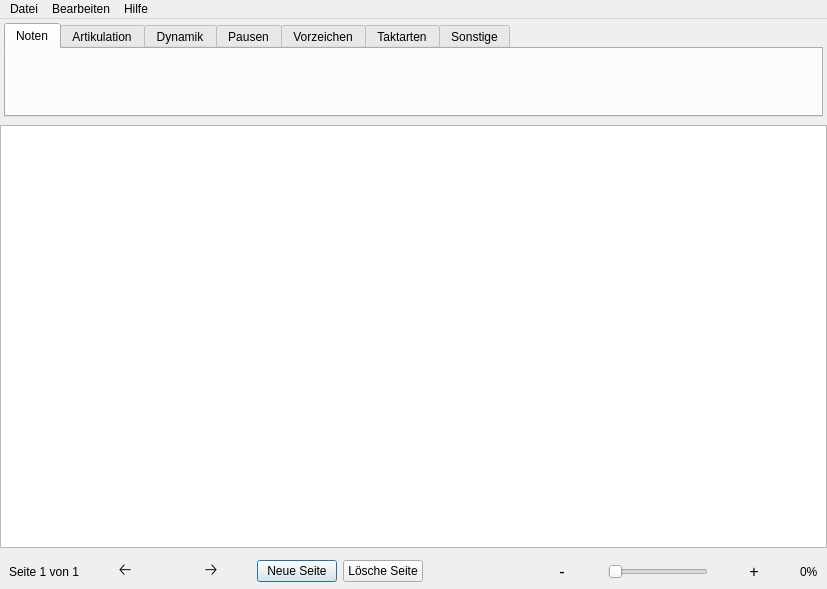
<?xml version="1.0" encoding="UTF-8"?>
<ui version="4.0">
 <class>MainWindow</class>
 <widget class="QMainWindow" name="MainWindow">
  <property name="geometry">
   <rect>
    <x>0</x>
    <y>0</y>
    <width>827</width>
    <height>589</height>
   </rect>
  </property>
  <property name="minimumSize">
   <size>
    <width>584</width>
    <height>589</height>
   </size>
  </property>
  <property name="font">
   <font>
    <kerning>true</kerning>
   </font>
  </property>
  <property name="windowTitle">
   <string notr="true">Notensatz</string>
  </property>
  <property name="windowIcon">
   <iconset>
    <normaloff>../assets/icon.png</normaloff>
    <selectedon>../../assets/icon.png</selectedon>../assets/icon.png</iconset>
  </property>
  <property name="windowOpacity">
   <double>1.000000000000000</double>
  </property>
  <property name="animated">
   <bool>true</bool>
  </property>
  <property name="dockOptions">
   <set>QMainWindow::AllowTabbedDocks|QMainWindow::AnimatedDocks</set>
  </property>
  <property name="unifiedTitleAndToolBarOnMac">
   <bool>false</bool>
  </property>
  <widget class="QWidget" name="centralwidget">
   <layout class="QVBoxLayout" name="verticalLayout">
    <property name="spacing">
     <number>6</number>
    </property>
    <property name="leftMargin">
     <number>0</number>
    </property>
    <property name="topMargin">
     <number>0</number>
    </property>
    <property name="rightMargin">
     <number>0</number>
    </property>
    <property name="bottomMargin">
     <number>0</number>
    </property>
    <item>
     <widget class="QFrame" name="top_frame">
      <property name="minimumSize">
       <size>
        <width>0</width>
        <height>100</height>
       </size>
      </property>
      <property name="maximumSize">
       <size>
        <width>16777215</width>
        <height>100</height>
       </size>
      </property>
      <property name="frameShape">
       <enum>QFrame::NoFrame</enum>
      </property>
      <property name="frameShadow">
       <enum>QFrame::Plain</enum>
      </property>
      <property name="lineWidth">
       <number>0</number>
      </property>
      <layout class="QVBoxLayout" name="verticalLayout_2">
       <property name="leftMargin">
        <number>4</number>
       </property>
       <property name="topMargin">
        <number>4</number>
       </property>
       <property name="rightMargin">
        <number>4</number>
       </property>
       <property name="bottomMargin">
        <number>2</number>
       </property>
       <item>
        <widget class="QTabWidget" name="symbols_box">
         <property name="cursor">
          <cursorShape>ArrowCursor</cursorShape>
         </property>
         <property name="currentIndex">
          <number>0</number>
         </property>
         <property name="elideMode">
          <enum>Qt::ElideLeft</enum>
         </property>
         <property name="usesScrollButtons">
          <bool>false</bool>
         </property>
         <property name="documentMode">
          <bool>false</bool>
         </property>
         <property name="tabsClosable">
          <bool>false</bool>
         </property>
         <property name="movable">
          <bool>true</bool>
         </property>
         <widget class="QWidget" name="notations">
          <attribute name="title">
           <string>Noten</string>
          </attribute>
         </widget>
         <widget class="QWidget" name="articulation">
          <attribute name="title">
           <string>Artikulation</string>
          </attribute>
         </widget>
         <widget class="QWidget" name="dynamics">
          <attribute name="title">
           <string>Dynamik</string>
          </attribute>
         </widget>
         <widget class="QWidget" name="rests">
          <attribute name="title">
           <string>Pausen</string>
          </attribute>
         </widget>
         <widget class="QWidget" name="accidentals">
          <attribute name="title">
           <string>Vorzeichen</string>
          </attribute>
         </widget>
         <widget class="QWidget" name="time_signatures">
          <attribute name="title">
           <string>Taktarten</string>
          </attribute>
         </widget>
         <widget class="QWidget" name="misc">
          <attribute name="title">
           <string>Sonstige</string>
          </attribute>
         </widget>
        </widget>
       </item>
      </layout>
     </widget>
    </item>
    <item>
     <widget class="QGraphicsView" name="view">
      <property name="autoFillBackground">
       <bool>false</bool>
      </property>
      <property name="backgroundBrush">
       <brush brushstyle="SolidPattern">
        <color alpha="255">
         <red>40</red>
         <green>44</green>
         <blue>52</blue>
        </color>
       </brush>
      </property>
     </widget>
    </item>
    <item>
     <widget class="QFrame" name="bottom_frame">
      <property name="minimumSize">
       <size>
        <width>0</width>
        <height>35</height>
       </size>
      </property>
      <property name="maximumSize">
       <size>
        <width>16777215</width>
        <height>35</height>
       </size>
      </property>
      <property name="frameShape">
       <enum>QFrame::NoFrame</enum>
      </property>
      <property name="frameShadow">
       <enum>QFrame::Plain</enum>
      </property>
      <layout class="QGridLayout" name="gridLayout">
       <property name="topMargin">
        <number>0</number>
       </property>
       <property name="bottomMargin">
        <number>0</number>
       </property>
       <property name="verticalSpacing">
        <number>6</number>
       </property>
       <item row="0" column="8">
        <widget class="QPushButton" name="zoom_in_button">
         <property name="font">
          <font>
           <pointsize>12</pointsize>
          </font>
         </property>
         <property name="text">
          <string>+</string>
         </property>
         <property name="flat">
          <bool>true</bool>
         </property>
        </widget>
       </item>
       <item row="0" column="6">
        <widget class="QPushButton" name="zoom_out_button">
         <property name="font">
          <font>
           <pointsize>12</pointsize>
          </font>
         </property>
         <property name="text">
          <string>-</string>
         </property>
         <property name="checkable">
          <bool>false</bool>
         </property>
         <property name="checked">
          <bool>false</bool>
         </property>
         <property name="autoDefault">
          <bool>false</bool>
         </property>
         <property name="default">
          <bool>false</bool>
         </property>
         <property name="flat">
          <bool>true</bool>
         </property>
        </widget>
       </item>
       <item row="0" column="5">
        <spacer name="bottom_bar_spacer">
         <property name="orientation">
          <enum>Qt::Horizontal</enum>
         </property>
         <property name="sizeHint" stdset="0">
          <size>
           <width>20</width>
           <height>17</height>
          </size>
         </property>
        </spacer>
       </item>
       <item row="0" column="9">
        <widget class="QLabel" name="zoom_label">
         <property name="text">
          <string>0%</string>
         </property>
        </widget>
       </item>
       <item row="0" column="7">
        <widget class="QSlider" name="zoom_slider">
         <property name="minimumSize">
          <size>
           <width>100</width>
           <height>0</height>
          </size>
         </property>
         <property name="maximumSize">
          <size>
           <width>100</width>
           <height>16777215</height>
          </size>
         </property>
         <property name="cursor">
          <cursorShape>ArrowCursor</cursorShape>
         </property>
         <property name="minimum">
          <number>1</number>
         </property>
         <property name="maximum">
          <number>200</number>
         </property>
         <property name="orientation">
          <enum>Qt::Horizontal</enum>
         </property>
        </widget>
       </item>
       <item row="0" column="4">
        <widget class="QPushButton" name="delete_page_button">
         <property name="text">
          <string>Lösche Seite</string>
         </property>
         <property name="autoDefault">
          <bool>false</bool>
         </property>
         <property name="flat">
          <bool>false</bool>
         </property>
        </widget>
       </item>
       <item row="0" column="2">
        <widget class="QPushButton" name="next_page_button">
         <property name="font">
          <font>
           <pointsize>12</pointsize>
          </font>
         </property>
         <property name="toolTip">
          <string>&lt;html&gt;&lt;head/&gt;&lt;body&gt;&lt;p&gt;&lt;span style=&quot; color:#000000;&quot;&gt;Nächste Seite&lt;/span&gt;&lt;/p&gt;&lt;/body&gt;&lt;/html&gt;</string>
         </property>
         <property name="whatsThis">
          <string>&lt;html&gt;&lt;head/&gt;&lt;body&gt;&lt;p&gt;&lt;br/&gt;&lt;/p&gt;&lt;/body&gt;&lt;/html&gt;</string>
         </property>
         <property name="text">
          <string>🡢</string>
         </property>
         <property name="flat">
          <bool>true</bool>
         </property>
        </widget>
       </item>
       <item row="0" column="0">
        <widget class="QLabel" name="current_page_label">
         <property name="text">
          <string>Seite 1 von 1</string>
         </property>
        </widget>
       </item>
       <item row="0" column="1">
        <widget class="QPushButton" name="previous_page_button">
         <property name="font">
          <font>
           <pointsize>12</pointsize>
          </font>
         </property>
         <property name="toolTip">
          <string>&lt;html&gt;&lt;head/&gt;&lt;body&gt;&lt;p&gt;&lt;span style=&quot; color:#000000;&quot;&gt;Vorherige Seite&lt;/span&gt;&lt;/p&gt;&lt;/body&gt;&lt;/html&gt;</string>
         </property>
         <property name="text">
          <string>🡠</string>
         </property>
         <property name="flat">
          <bool>true</bool>
         </property>
        </widget>
       </item>
       <item row="0" column="3">
        <widget class="QPushButton" name="new_page_button">
         <property name="text">
          <string>Neue Seite</string>
         </property>
         <property name="default">
          <bool>true</bool>
         </property>
        </widget>
       </item>
      </layout>
     </widget>
    </item>
   </layout>
   <zorder>bottom_frame</zorder>
   <zorder>top_frame</zorder>
   <zorder>view</zorder>
  </widget>
  <widget class="QMenuBar" name="menubar">
   <property name="geometry">
    <rect>
     <x>0</x>
     <y>0</y>
     <width>827</width>
     <height>21</height>
    </rect>
   </property>
   <widget class="QMenu" name="menu_file">
    <property name="title">
     <string>Datei</string>
    </property>
    <addaction name="action_new"/>
    <addaction name="action_open"/>
    <addaction name="separator"/>
    <addaction name="action_save"/>
    <addaction name="action_save_as"/>
    <addaction name="action_export"/>
    <addaction name="separator"/>
    <addaction name="action_close"/>
   </widget>
   <widget class="QMenu" name="menu_help">
    <property name="title">
     <string>Hilfe</string>
    </property>
    <addaction name="action_doc"/>
    <addaction name="action_about"/>
   </widget>
   <widget class="QMenu" name="menu_edit">
    <property name="title">
     <string>Bearbeiten</string>
    </property>
    <addaction name="action_edit_heading"/>
    <addaction name="action_edit_subheading"/>
    <addaction name="action_edit_composer"/>
   </widget>
   <addaction name="menu_file"/>
   <addaction name="menu_edit"/>
   <addaction name="menu_help"/>
  </widget>
  <action name="action_new">
   <property name="text">
    <string>Neu</string>
   </property>
  </action>
  <action name="action_open">
   <property name="text">
    <string>Öffnen</string>
   </property>
  </action>
  <action name="action_save">
   <property name="text">
    <string>Speichern</string>
   </property>
  </action>
  <action name="action_close">
   <property name="text">
    <string>Beenden</string>
   </property>
  </action>
  <action name="action_doc">
   <property name="text">
    <string>Dokumentation</string>
   </property>
  </action>
  <action name="action_about">
   <property name="text">
    <string>Über uns</string>
   </property>
  </action>
  <action name="action_save_as">
   <property name="text">
    <string>Speichern unter</string>
   </property>
  </action>
  <action name="action_export">
   <property name="text">
    <string>Exportieren</string>
   </property>
  </action>
  <action name="action_edit_heading">
   <property name="text">
    <string>Titel ändern</string>
   </property>
  </action>
  <action name="action_edit_composer">
   <property name="text">
    <string>Komponist ändern</string>
   </property>
  </action>
  <action name="action_edit_subheading">
   <property name="text">
    <string>Unterüberschrift ändern</string>
   </property>
  </action>
 </widget>
 <resources/>
 <connections>
  <connection>
   <sender>action_close</sender>
   <signal>triggered()</signal>
   <receiver>MainWindow</receiver>
   <slot>close()</slot>
   <hints>
    <hint type="sourcelabel">
     <x>-1</x>
     <y>-1</y>
    </hint>
    <hint type="destinationlabel">
     <x>278</x>
     <y>192</y>
    </hint>
   </hints>
  </connection>
 </connections>
</ui>
